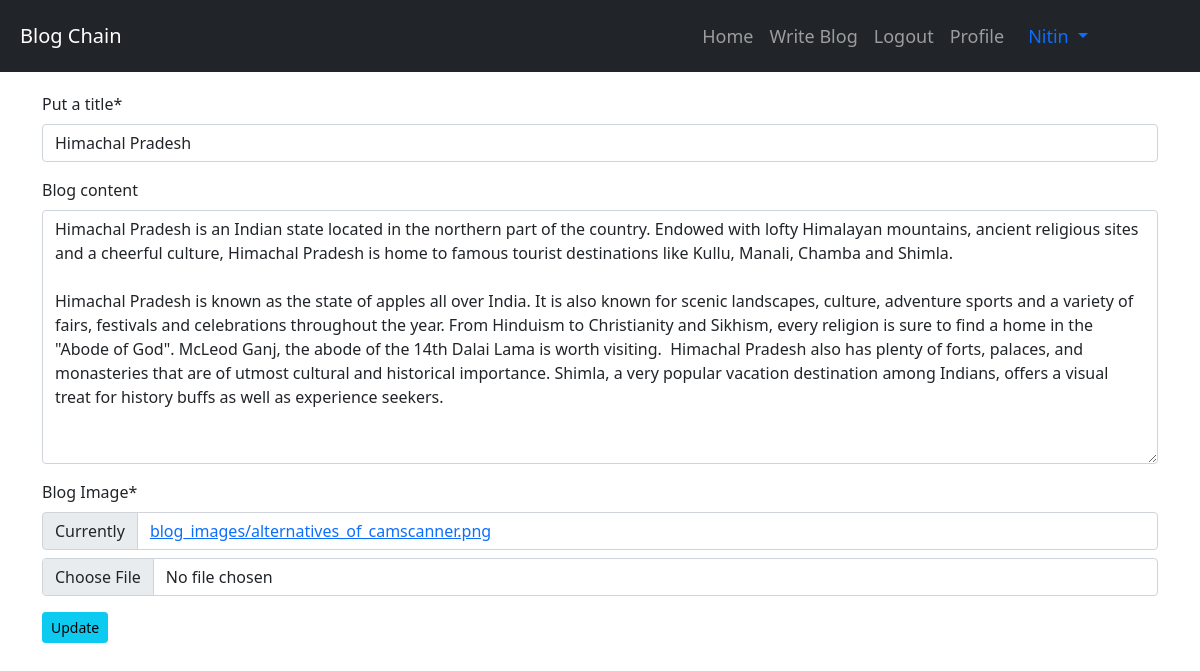
The app's page /blog/Edit-blog/3/ (signed in) with its own data.
### App_Blog/models.py (models this page shows, shortened)
class Blog(models.Model):
    author = models.ForeignKey(User, on_delete = models.CASCADE, related_name='post_author')
    blog_title = models.CharField(max_length=264, verbose_name= "Put a title")
    slug = models.SlugField(max_length = 264, unique=True)
    blog_content = RichTextField(blank=True,null=True)
    blog_image = models.ImageField(upload_to = 'blog_images', verbose_name = "Blog Image" )
    publish_date = models.DateTimeField(auto_now_add=True)
    update_date = models.DateTimeField(auto_now=True)

### App_Blog/views.py (the view, shortened to what this page needs)
# urls.py: path('Edit-blog/<pk>/', views.UpdateBlog.as_view(), name = "edit_blog"),
class UpdateBlog(LoginRequiredMixin, UpdateView):
    model = Blog
    fields = ('blog_title', 'blog_content', 'blog_image')
    template_name = 'App_Blog/edit_blog.html'

### templates/App_Blog/edit_blog.html (shortened to what this page needs)
{% extends 'base.html' %}
{% load crispy_forms_tags %}
{% block body_block %}
{% if blog.author == user %}
<form action="" method="post" enctype="multipart/form-data">
    {{form|crispy}}
    <button type = "submit" class = "btn btn-info btn-sm"> Update </button>
</form>
{% else %}
<p> You are not allowed to view this page </p>
{% endif %}
{% endblock %}

### templates/base.html (shortened to what this page needs)
{% load static %}
<!doctype html>
<html lang="en">
  <head>
    <link href="https://cdn.jsdelivr.net/npm/bootstrap@5.1.3/dist/css/bootstrap.min.css" rel="stylesheet">
    <link href= "https://cdnjs.cloudflare.com/ajax/libs/font-awesome/5.10.0-10/css/all.min.css" rel = "stylesheet">
    <link href="{% static '/css/owl.carousel.min.css' %}" rel="stylesheet">
    <link rel="stylesheet" href="{% static 'css/owl.theme.default.min.css'%}">
  </head>
  <body>
        <nav class = "navbar navbar-expand-sm bg-dark navbar-dark" style="padding-right: 6rem; height:4.5rem; font-size: 18px;">
            <div class="navbar-header page-scroll">
                <a class="navbar-brand" href="{% url 'index' %}" style = "padding-left: 20px;">Blog Chain</a>
            </div>
            <ul class="nav navbar-nav ms-auto">
                <li class="nav-item active">
                    <a class = "nav-link" href="{% url 'index' %}">Home</a>
                </li>
                {% if user.is_authenticated %}
                <li class="nav-item active">
                    <a class = "nav-link" href="{% url 'App_Blog:blog/create_blog/' %}">Write Blog</a>
                </li>
                <li class="nav-item active">
                    <a class = "nav-link" href="{% url 'App_Login:logout' %}">Logout</a>
                </li>
                <li class="nav-item active">
                    <a class = "nav-link" href="{% url 'App_Login:profile' %}">Profile</a>
                </li>
                {% endif %}
            </ul>
            {% if user.is_authenticated %}
            <div class="nav-item dropdown">
                <a class="nav-link dropdown-toggle" data-bs-toggle="dropdown" href="#">
                    {{user.username}}
                </a>
            </div>
            {% endif %}
        </nav>
        <div class="container" style="padding-top:20px;">
            {% block body_block %}
            {% endblock %}
        </div>
  </body>
</html>

### records on screen
Blog: blog_title "Himachal Pradesh", blog_content "Himachal Pradesh is an Indian state located in the northern part of the country. Endowed with lofty Himalayan mountains, ancient religious sites and a cheerful culture, Himachal Pradesh is home to famous tourist destinations like Kullu, Manali, Chamba and Shimla. Himachal Pradesh is known as the state of apples all over India. It is also known for scenic landscapes, culture, adventure sports and a variety of fairs, festivals and celebrations throughout the year. From Hinduism to Christianity and Sikhism, every religion is sure to find a home in the \"Abode of God\". McLeod Ganj, the abode of the 14th Dalai Lama is worth visiting. Himachal Pradesh also has plenty of forts, palaces, and…"

### other values on screen
{{ user.username }} "Nitin"
